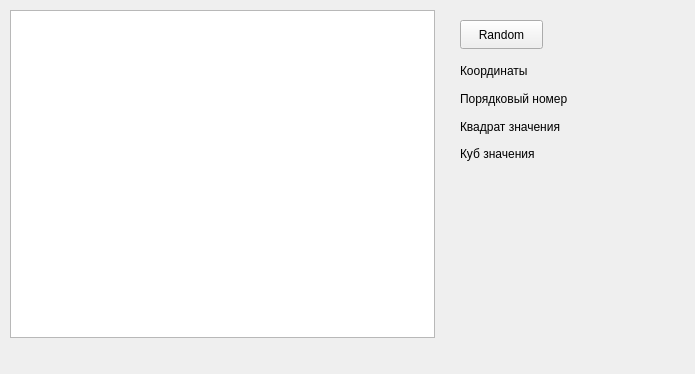
<?xml version="1.0" encoding="UTF-8"?>
<ui version="4.0">
 <class>MainWindow</class>
 <widget class="QMainWindow" name="MainWindow">
  <property name="geometry">
   <rect>
    <x>0</x>
    <y>0</y>
    <width>695</width>
    <height>374</height>
   </rect>
  </property>
  <property name="windowTitle">
   <string>MainWindow</string>
  </property>
  <widget class="QWidget" name="centralwidget">
   <widget class="QTableView" name="tableView">
    <property name="geometry">
     <rect>
      <x>10</x>
      <y>10</y>
      <width>425</width>
      <height>328</height>
     </rect>
    </property>
   </widget>
   <widget class="QPushButton" name="pushButton">
    <property name="geometry">
     <rect>
      <x>460</x>
      <y>20</y>
      <width>83</width>
      <height>29</height>
     </rect>
    </property>
    <property name="text">
     <string>Random</string>
    </property>
   </widget>
   <widget class="QWidget" name="">
    <property name="geometry">
     <rect>
      <x>460</x>
      <y>60</y>
      <width>215</width>
      <height>105</height>
     </rect>
    </property>
    <layout class="QHBoxLayout" name="horizontalLayout">
     <item>
      <layout class="QVBoxLayout" name="verticalLayout">
       <item>
        <widget class="QLabel" name="label">
         <property name="text">
          <string>Координаты</string>
         </property>
        </widget>
       </item>
       <item>
        <widget class="QLabel" name="label_2">
         <property name="text">
          <string>Порядковый номер</string>
         </property>
        </widget>
       </item>
       <item>
        <widget class="QLabel" name="label_3">
         <property name="text">
          <string>Квадрат значения</string>
         </property>
        </widget>
       </item>
       <item>
        <widget class="QLabel" name="label_4">
         <property name="text">
          <string>Куб значения</string>
         </property>
        </widget>
       </item>
      </layout>
     </item>
     <item>
      <layout class="QVBoxLayout" name="verticalLayout_2">
       <item>
        <widget class="QLabel" name="label_5">
         <property name="text">
          <string/>
         </property>
        </widget>
       </item>
       <item>
        <widget class="QLabel" name="label_6">
         <property name="text">
          <string/>
         </property>
        </widget>
       </item>
       <item>
        <widget class="QLabel" name="label_7">
         <property name="text">
          <string/>
         </property>
        </widget>
       </item>
       <item>
        <widget class="QLabel" name="label_8">
         <property name="text">
          <string/>
         </property>
        </widget>
       </item>
      </layout>
     </item>
    </layout>
   </widget>
  </widget>
  <widget class="QMenuBar" name="menubar">
   <property name="geometry">
    <rect>
     <x>0</x>
     <y>0</y>
     <width>695</width>
     <height>25</height>
    </rect>
   </property>
  </widget>
 </widget>
 <resources/>
 <connections/>
</ui>
